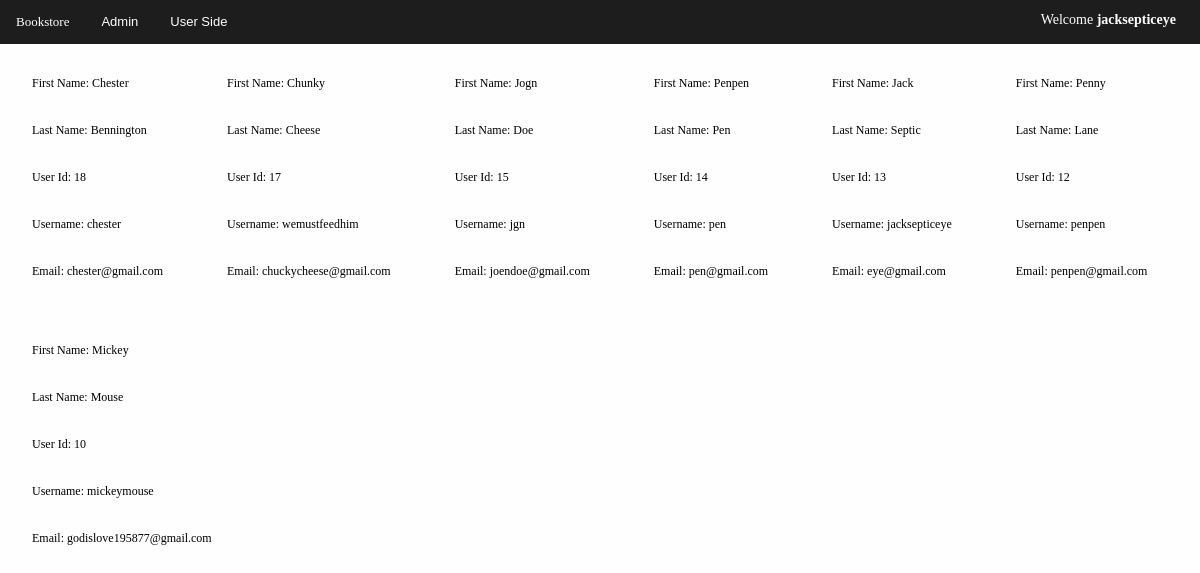
Screenshot of /viewUsers.php (signed in) with the database file from the repository.
### tables this page shows
CREATE TABLE `users` (
  `id` int(11) NOT NULL,
  `firstName` varchar(35) NOT NULL,
  `lastName` varchar(35) NOT NULL,
  `username` varchar(50) NOT NULL,
  `email` varchar(50) NOT NULL,
  `password` varchar(50) NOT NULL
);

### viewUsers.php (the view, shortened to what this page needs)
<!DOCTYPE html>
<?php require 'mysqli_connect.php'; ?>
<html>
    <head>
        <link rel="stylesheet" type="text/css" href="style.css">
    </head>
    <body>
                        <div class="topnav">
             <p><a href="adminDashboard.php" class="btn">Bookstore</a></p>
              <button class="dropbtn" onclick="myFunction()">Admin</button>
            <button class="dropbtn" onclick="myFunction2()">User Side</button>
                        <p class="welcome" style="float:right;">Welcome <b><?php echo $_SESSION['username'];?></b></p>
        </div>
        <?php
        $var = $dbc->query('SELECT id, firstname, lastname, username, email FROM users ORDER BY id DESC');
            while ($row = $var->fetch_assoc()) {
                echo '<table> <tr><th> First Name: ' . $row['firstname'] . '</tr></th>';
                echo '<tr><th> Last Name: ' . $row['lastname'] . '</tr></th>';
                echo '<tr> <th> User Id: ' . $row['id'] . '</tr>';
                echo '<tr><th> Username: ' . $row['username'] . '</tr></th>';
                echo '<tr><th> Email: ' . $row['email'] . '</th> </tr> </table>';
            }
        ?>
    </body>
</html>

### style.css (style rules this page uses)
* { margin: 0px; padding: 0px; }
body { font-size:12px; background:#fefefe; }
.topnav { overflow:hidden; background-color:#1d1d1d; }
.topnav a { float:left; display:block; color:#fefefe; text-align:center; padding:14px 16px; text-decoration: none; font-size:13px; background-color:#1d1d1d; }
button.dropbtn { float: left; display: block; color: #fefefe; text-align: center; padding: 14px 16px; text-decoration: none; font-size: 13px; background-color: #1d1d1d; border: none; }
.topnav a:hover, .dropdown:hover, .dropbtn { color:#ccccff; }
.btn { padding: 10px; font-size:15px; color:black; background:#fefefe; border:none; border-radius:5px; }
table, th, td { padding:15px; text-align: left; float:left; font-weight:100; }
p.welcome { margin-top:1%; margin-right:2%; color:#fefefe; font-size:14px; }

### rows the page displays
users: firstName "Chester", lastName "Bennington", id "18", username "chester", email "chester@gmail.com"
users: firstName "Chunky", lastName "Cheese", id "17", username "wemustfeedhim", email "chuckycheese@gmail.com"
users: firstName "Jogn", lastName "Doe", id "15", username "jgn", email "joendoe@gmail.com"
users: firstName "Penpen", lastName "Pen", id "14", username "pen", email "pen@gmail.com"
users: firstName "Jack", lastName "Septic", id "13", username "jacksepticeye", email "eye@gmail.com"
users: firstName "Penny", lastName "Lane", id "12", username "penpen", email "penpen@gmail.com"
users: firstName "Mickey", lastName "Mouse", id "10", username "mickeymouse", email "godislove195877@gmail.com"

### other values shown
$_SESSION['username'] "jacksepticeye"
